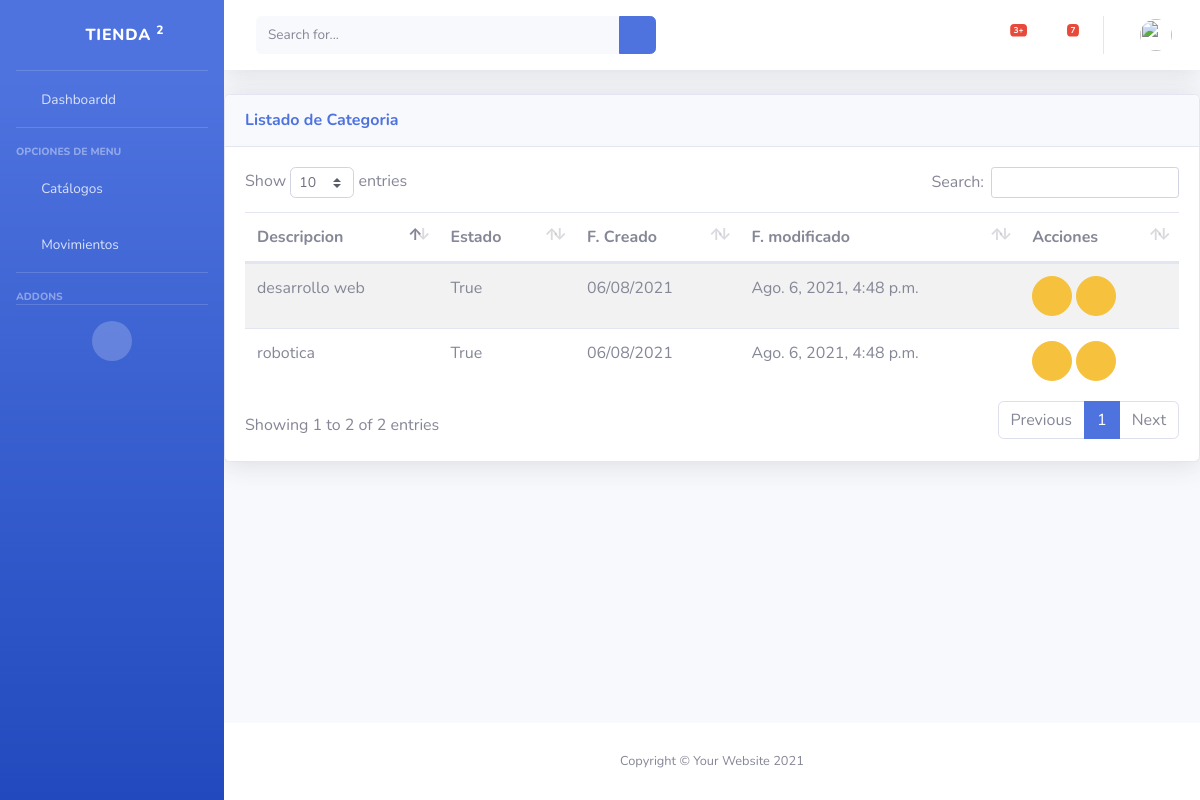
The app's page /inv/category/ (signed in) with its own data.
### inv/models.py (models this page shows, shortened)
class Category(Class_Modelo):
    description = models.CharField(max_length=250,verbose_name="Descripcion",help_text = 'descripcion de la categoria',unique=True)
    class Meta:
        verbose_name ="Categoria"
        verbose_name_plural ="Categorias"

### inv/views.py (the view)
# urls.py: path('category/',views.categoryview,name='category'),
@login_required(login_url='login')
@permission_required('inv.view_category',login_url='SinPrivilegios')
def categoryview(request):
    categorias =Category.objects.all()
    return render(request,'inv/categoria_list.html',{
        'categorias':categorias
    })

### inv/templates/inv/categoria_list.html (shortened to what this page needs)
{% extends "base/base.html" %}
{%load static%}
{%block page_content %}
<div class="card shadow mb-4">
                                <div
                                    class="card-header py-3 d-flex flex-row align-items-center justify-content-between">
                                    <h6 class="m-0 font-weight-bold text-primary">Listado de Categoria</h6>
                                    <div class="dropdown no-arrow">
                                        <a class="dropdown-toggle" href="#" role="button" id="dropdownMenuLink"
                                            data-toggle="dropdown" aria-haspopup="true" aria-expanded="false">
                                            <i class="fas fa-ellipsis-v fa-sm fa-fw text-gray-400"></i>
                                        </a>
                                    </div>
                                </div>
                                <div class="card-body">
                                   {%if not categorias %}
                                       <div class= "alert alert-info">No hay categorias</div>
                                    {%else%}
                                    <table class="table table-striped table-hover">
                                        <thead>
                                                <th> Descripcion </th>
                                                <th> Estado</th>
                                                <th> F. Creado</th>
                                                <th> F. modificado</th>
                                                <th class="all">Acciones </th>
                                        </thead>
                                        <tbody>
                                        {% for item in categorias %}
                                            <tr>
                                                <td>{{ item.description}} </td>
                                                <td> {{ item.estado}}</td>
                                                <td> {{ item.created_at|date:"d/m/Y"}}</td>
                                                <td> {{ item.update_at }}</td>
                                                <td>
                                                    <a onclick="return abrir_modal('{% url 'editarCategoria' id=item.id%}')" href="#" class="btn btn-warning btn-circle" role="button"><i class =" far fa-edit"></i> </a>
                                                    <a href="{% url 'delete' id=item.id %}" class="btn btn-warning btn-circle" role="button"><i class =" far fa-trash-alt"></i> </a>
                                                </td>
                                            </tr>
                                        {% endfor %}
                                        </tbody>
                                    </table>
                                {%endif %}
                                </div>
                            </div>
                            {%endblock%}

### records on screen
Category: description "desarrollo web", estado "True", created_at "06/08/2021", update_at "Ago. 6, 2021, 4:48 p.m."
Category: description "robotica", estado "True", created_at "06/08/2021", update_at "Ago. 6, 2021, 4:48 p.m."
